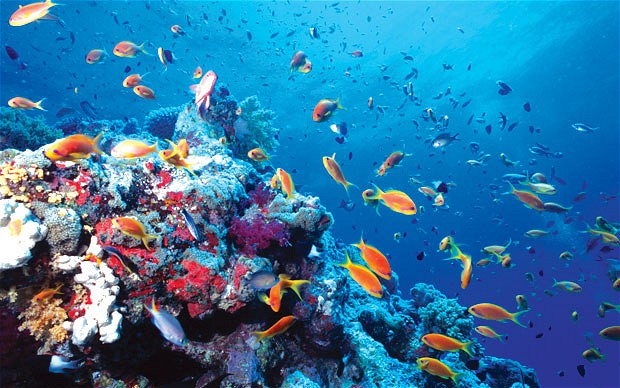
%> input picture 1674/HW2P/ocean.jpg, 620 x 388 px
$ octave part_d_ocean.m   (GNU Octave 9; MATLAB toolbox functions it lacks are replaced by stand-ins)
%> lines starting %> are read from the running program, lines starting %| are printed output that depends on the picture
### 1674/HW2P/energy_image.m
function return_value = energy_image(im)
    image_gray = rgb2gray(im);
    x_diff = double(imfilter(image_gray, [-1,0,1; -1, 0, -1; -1, 0, -1]));
    y_diff = double(imfilter(image_gray, [-1, -1, -1; 0, 0, 0; 1, 1, 1]));
    return_value = sqrt(x_diff .^2 + y_diff .^ 2);
end

### 1674/HW2P/cumulative_minimum_energy_map.m
% Code written for CS1674 by Adriana Kovashka
% DO NOT SHARE as students in the next issue might need to implement this

function [M] = cumulative_minimum_energy_map(energyImage, seamDirection)

    if(strcmp(seamDirection, 'VERTICAL'))

        % compute from top to bottom

        [num_rows, num_cols] = size(energyImage);
        M = zeros(size(energyImage));
        M(1:num_rows, 1:num_cols) = -Inf;

        M(1, :) = energyImage(1, :);

        for i = 2:num_rows
            for j = 1:num_cols
                if(j > 1)
                    if(j < num_cols)    % standard case
                        M(i, j) = energyImage(i, j) + min([M(i-1, j-1) M(i-1, j) M(i-1, j+1)]);
                    else    % if only have two cells above (at right image boundary)
                        M(i, j) = energyImage(i, j) + min([M(i-1, j-1) M(i-1, j)]);
                    end
                else        % at left image boundary
                    M(i, j) = energyImage(i, j) + min([M(i-1, j) M(i-1, j+1)]);
                end
                assert(~isinf(M(i, j)));
            end
        end

    else
        assert(strcmp(seamDirection, 'HORIZONTAL'));

        % compute from left to right

        [num_rows, num_cols] = size(energyImage);
        M = zeros(size(energyImage));
        M(1:num_rows, 1:num_cols) = -Inf;

        M(:, 1) = energyImage(:, 1);

        for j = 2:num_cols
            for i = 1:num_rows
                if(i > 1)
                    if(i < num_rows)    % standard case
                        M(i, j) = energyImage(i, j) + min([M(i-1, j-1) M(i, j-1) M(i+1, j-1)]);
                    else                % if only have two cells to the left (at bottom image boundary)
                        M(i, j) = energyImage(i, j) + min([M(i-1, j-1) M(i, j-1)]);
                    end
                else                    % at top image boundary
                    M(i, j) = energyImage(i, j) + min([M(i, j-1) M(i+1, j-1)]);
                end
                assert(~isinf(M(i, j)));
            end
        end

    end


### 1674/HW2P/find_optimal_horizontal_seam.m
% Code written for CS1674 by Adriana Kovashka
% DO NOT SHARE as students in the next issue might need to implement this

function [horizontalSeam] = find_optimal_horizontal_seam(M)

    [num_rows, num_cols] = size(M);

    horizontalSeam = zeros(num_cols, 1);

    [~, ind] = min(M(:, num_cols));
    horizontalSeam(num_cols) = ind;

    for j = num_cols:-1:2
        if( (ind > 1) && (ind < num_rows) )
            [~, ind_new] = min([M(ind-1, j-1) M(ind, j-1) M(ind+1, j-1)]);
            ind = ind-2 + ind_new;
        elseif(ind > 1)
            [~, ind_new] = min([M(ind-1, j-1) M(ind, j-1)]);
            ind = ind-2 + ind_new;
        elseif(ind < num_rows)
            [~, ind_new] = min([M(ind, j-1) M(ind+1, j-1)]);
            ind = ind-1 + ind_new;
        else
            % index stays the same
        end
        horizontalSeam(j-1) = ind;
    end


### 1674/HW2P/reduceHeight.m
function [reducedColorImage, reducedEnergyImage] = reduceHeight(im, energyImage)

    string = 'HORIZONTAL';
    cumulative_map = cumulative_minimum_energy_map(energyImage, string);
    seam = find_optimal_horizontal_seam(cumulative_map);

    [rows, cols, ch] = size(im);

    reducedColorImage = zeros(rows - 1, cols, ch, 'uint8');
    reducedEnergyImage = zeros(rows - 1, cols);


    for i=1:cols
        reducedColorImage(:,i,:) = im([1:(seam(i)-1) (seam(i)+1):end],i,:);
        reducedEnergyImage(:,i) = energyImage([1:(seam(i)-1) (seam(i)+1):end],i);
    end
end

### 1674/HW2P/part_d_ocean.m
%Ocean Horizontal
ocean_image = imread('ocean.jpg');
%> ocean_image is the input picture: size 388x620x3 uint8; mean R, G, B 48.4, 117.4, 161.2
[rows, cols, ch] = size(ocean_image)
%> rows = 388; cols = 620; ch = 3

energyImage = energy_image(ocean_image);
%> in energy_image, `image_gray = rgb2gray(im);`:
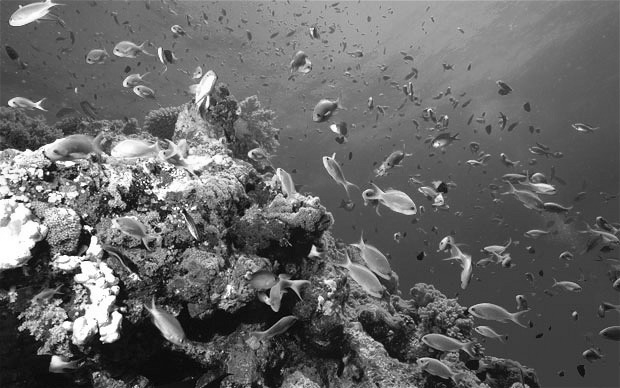
%> image_gray: size 388x620 uint8; min 1, max 255, mean 101.8
%> in energy_image, `y_diff = double(imfilter(image_gray, [-1, -1, -1; 0, 0, 0; 1, 1, 1]));`:
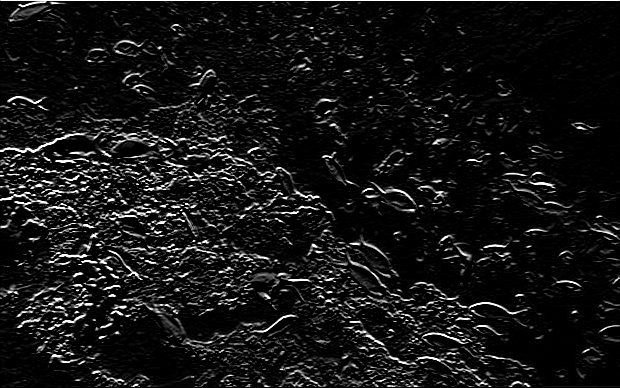
%> y_diff: size 388x620 double; min 0, max 255, mean 20.8
[reducedColorImageH, reducedEnergyImageH] = reduceHeight(ocean_image, energyImage);
%> in cumulative_minimum_energy_map, `M(1:num_rows, 1:num_cols) = -Inf;`: M: size 388x620 double; every value is NaN or infinite
%> in cumulative_minimum_energy_map, `M(:, 1) = energyImage(:, 1);`:
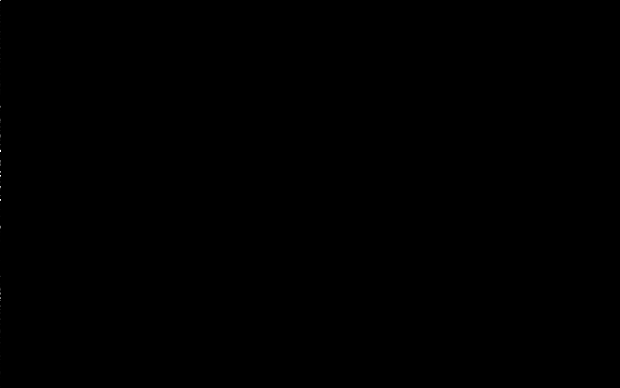
%> M: size 388x620 double; 99.84% of the values are NaN or infinite; the others: min 0, max 255, mean 13.54; drawn with min black, max white, NaN and infinite black
%> after the loop in cumulative_minimum_energy_map, `for j = 2:num_cols`:
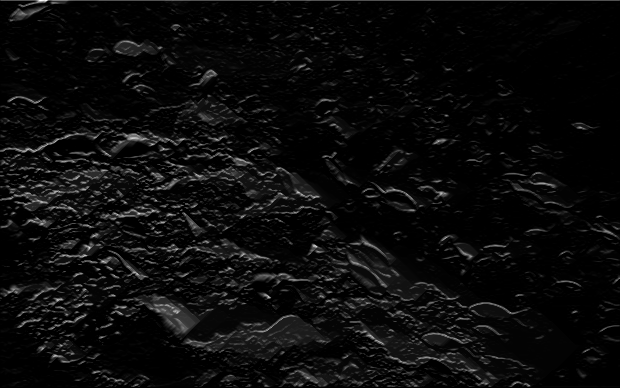
%> M: size 388x620 double; min 0, max 800, mean 36.5; drawn with min black and max white
%> in find_optimal_horizontal_seam, `[~, ind] = min(M(:, num_cols));`: ind = 2
%> after the loop in find_optimal_horizontal_seam, `for j = num_cols:-1:2`: horizontalSeam = 620 values, max 46 at index 280, min 2 at index 77, mean 15.7; ind = 20
%> in reduceHeight, `seam = find_optimal_horizontal_seam(cumulative_map);`: seam has the same summary as horizontalSeam in find_optimal_horizontal_seam
%> after the loop in reduceHeight, `for i=1:cols`:
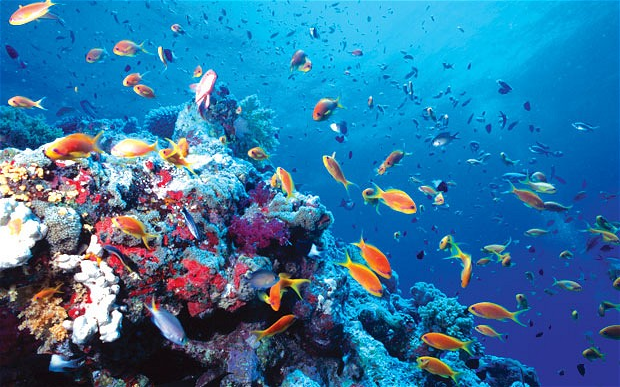
%> reducedColorImage: size 387x620x3 uint8; mean R, G, B 48.4, 117.2, 161
%> after the loop in reduceHeight, `for i=1:cols`:
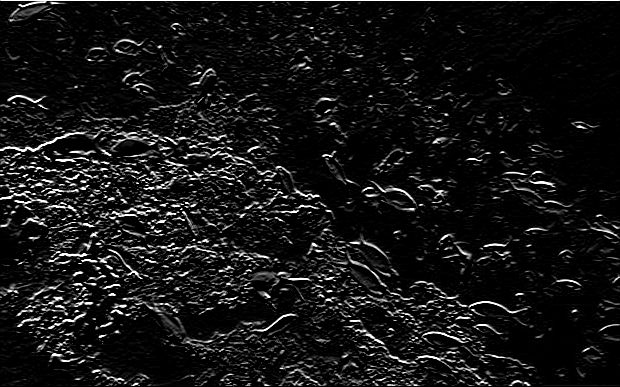
%> reducedEnergyImage: size 387x620 double; min 0, max 255, mean 20.9

for i=1:1:199
%> (the run ends here)
